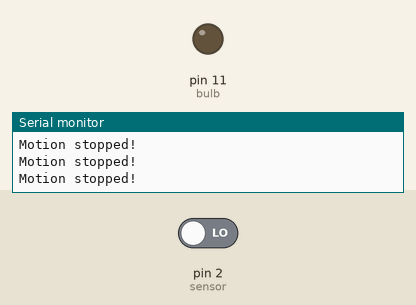
Recording of a sketch running on a simulated Arduino Uno, built with avr-gcc and run on an emulated ATmega328P. Parts: output pins drawn as LEDs (lit = HIGH), the last lines printed to the serial monitor. The test bench sets the inputs (shaded band); at power-on: pin 2 (sensor) LOW.

Above: at 1.2 s.
1.3 s: pin 2 (sensor) driven HIGH
At 2.7 s:
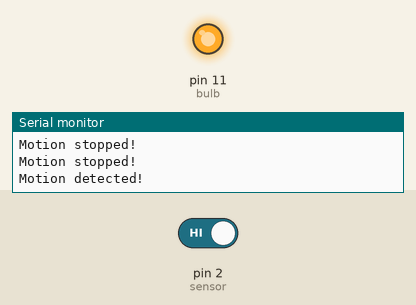
Timing chart, 0 to 4.3 s (numbered marks = the images above; inputs shaded):
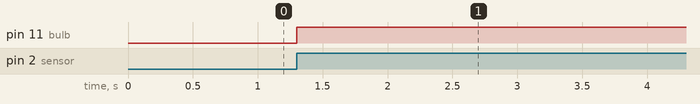

The sketch:

relay_light.ino
```cpp
int bulb = 11;                 // the pin that the bulb is connected to
int sensor = 2;              // the pin that the sensor is atteched to
int state = LOW;             // by default, no motion detected
int val = 0;                 // variable to store the sensor status (value)

void setup() {
  pinMode(bulb, OUTPUT);      // initalize bulb as an output
  pinMode(sensor, INPUT);    // initialize sensor as an input
  Serial.begin(9600);      // initialize serial
}

void loop(){
  val = digitalRead(sensor);   // read sensor value
  if (val == HIGH) {           // check if the sensor is HIGH
    digitalWrite(bulb, 1);
    Serial.println("Motion detected!");// turn bulb ON
    delay(10000);                // delay 100 milliseconds

  }
  else {
      digitalWrite(bulb, 0); // turn Bulb OFF
      delay(100);             // delay 200 milliseconds
      Serial.println("Motion stopped!");

  }
}
```

Measured:
- after the input at 1.3 s, pin 11 (bulb): LOW → HIGH at once
